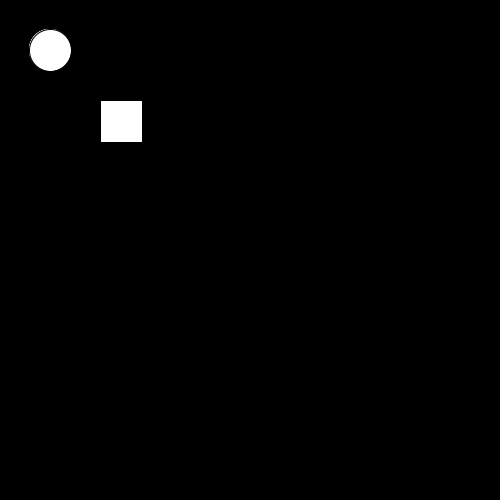
Frame 1 (no input)
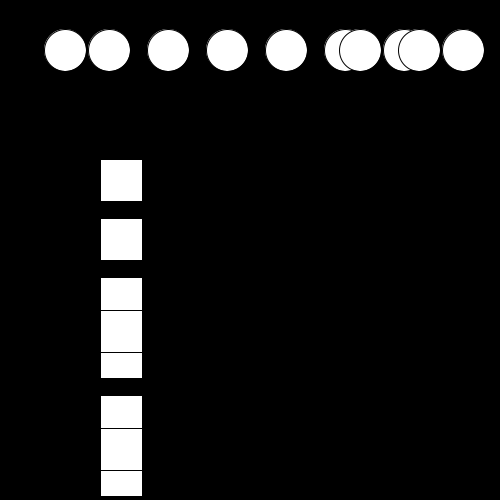
Frame 60 (the mouse pressed at the canvas centre just before this capture)
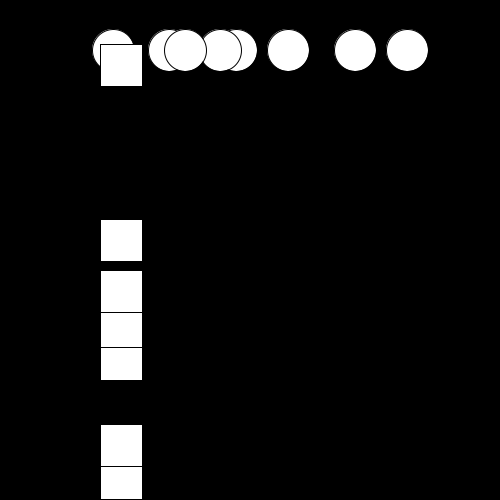
Frame 120 (the mouse held since frame 60 and released just before this capture)

The Processing sketch that drew these frames (run headless with seeded random() and noise(); from frame 60 on, the mouse is pressed at the canvas centre):

// Processing sketch: processing_97233
// ── processing_97233.pde

MyRect[] rects = new MyRect[15];
MyBall[] balls = new MyBall[15];

void setup() {
  size(500, 500);
  for (int i = 0; i < balls.length; i++) {
    balls[i] = new MyBall(50,50, 42, 42, i+1);
  }
  for (int i = 0; i < rects.length; i++) {
    rects[i] = new MyRect(100,100, 42, 42, i+1);
  }
}

void draw() {
  background(0);
  for (int i = 0; i < balls.length; i++) {
    balls[i].display();
    balls[i].slide();
  }
  for (int i = 0; i < rects.length; i++) {
  rects[i].display();
  rects[i].slide();
  }
}

class MyBall {
  int ballx;
  int bally;
  int ballw;
  int ballh;
  int speed;

  MyBall(int tempballx, int tempbally, int tempballw, int tempballh, int tempspeed) {
    ballx = tempballx;
    bally = tempbally;
    speed = tempspeed;
    ballw = tempballw;
    ballh = tempballh;
  }
  void display(){
    ellipse(ballx, bally, ballw, ballh);
  }

  void slide() {
    ballx += speed;
    if (ballx < 0 || ballx == width) {
      speed = speed * -1;
    }
  }
}

class MyRect {
  int rectx;
  int recty;
  int rectw;
  int recth;
  int speed;

  MyRect(int temprectx, int temprecty, int temprectw, int temprecth, int tempspeed) {
    rectx = temprectx;
    recty = temprecty;
    speed = tempspeed;
    rectw = temprectw;
    recth = temprecth;
  }
  void display(){
    rect(rectx, recty, rectw, recth);
  }

  void slide() {
    recty += speed;
    if (recty < 0 || recty == height) {
      speed = speed * -1;
    }
  }
}
